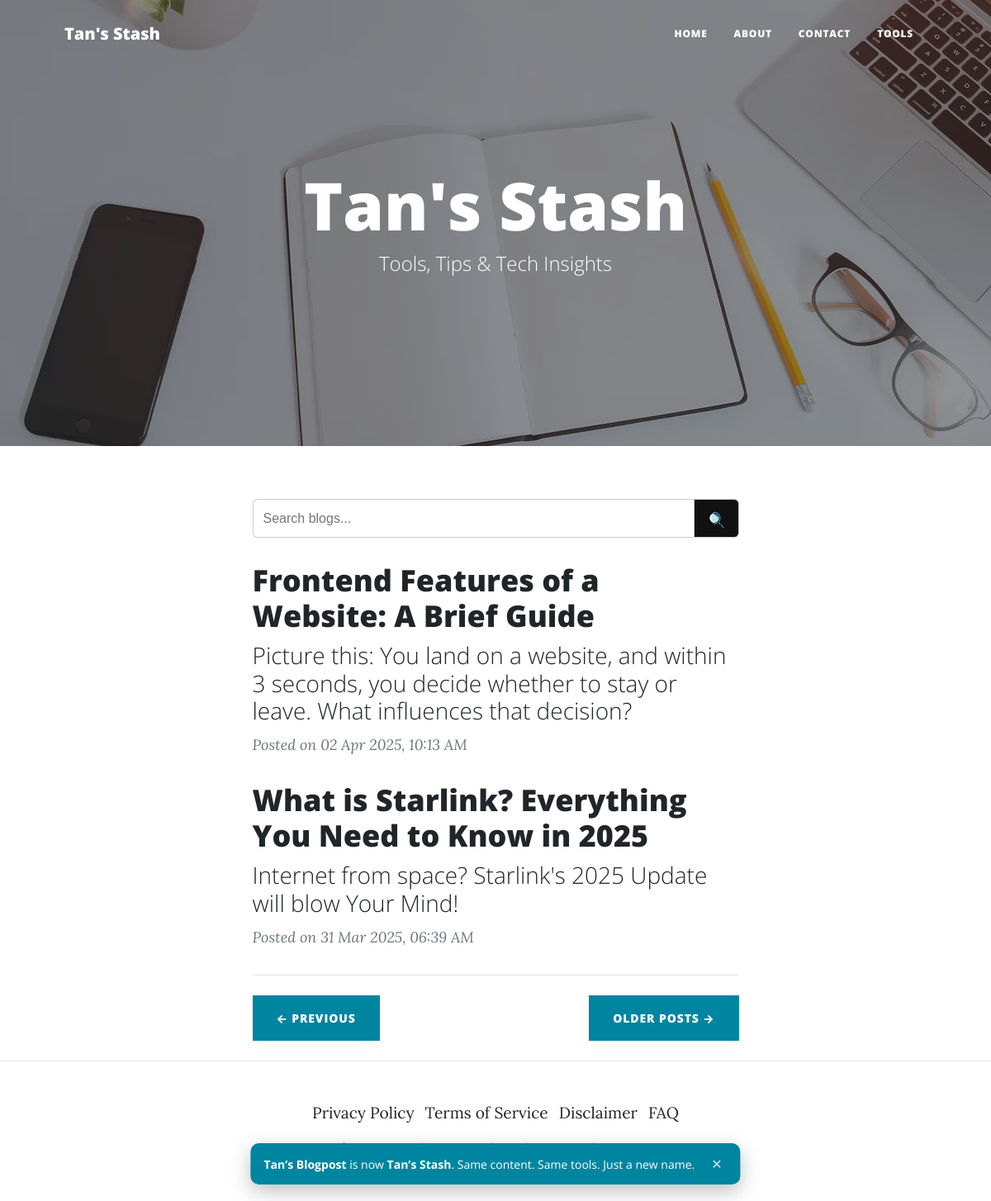
/?page=3, run on the app's committed database.
### src/models/post_model.py (models this page shows, shortened)
class Post(Base):
    __tablename__ = "posts"
    sno = Column(Integer, primary_key=True, index=True)
    title = Column(String(255), nullable=False)
    slug = Column(String(255), unique=True, nullable=False)
    content = Column(Text, nullable=False)
    tag_line = Column(String(255), nullable=False)
    description = Column(String(500), nullable=False, default="Tan's Stash")
    date = Column(DateTime(timezone=True), default=lambda: datetime.now(timezone.utc))
    last_modified = Column(DateTime(timezone=True), nullable=True)
    img_file = Column(String(120), nullable=True)

### src/routers/pages/home.py (the view)
@router.get("/", response_class=HTMLResponse, name="home")
async def home(
    request: Request,
    db: db_dependency,
    page: int = Query(1, ge=1),
):
    if db is None:
        flash(request, "Database is currently unavailable.", "danger")
        context = get_global_context(request)
        context.update({
            "request": request,
            "params": params,
            "posts": [],
            "prev": "#",
            "next": "#",
        })
        return templates.TemplateResponse(
            "index.html",
            context,
            status_code=status.HTTP_500_INTERNAL_SERVER_ERROR,
        )
    try:
        per_page = POSTS_PER_PAGE
        skip = (page - 1) * per_page
        total = db.query(Post).count()
        posts = (
            db.query(Post)
            .order_by(Post.date.desc())
            .offset(skip)
            .limit(per_page)
            .all()
        )
        total_pages = ceil(total / per_page)
        prev_page = (
            str(request.url_for("home")) + f"?page={page - 1}"
            if page > 1
            else "#"
        )
        next_page = (
            str(request.url_for("home")) + f"?page={page + 1}"
            if page < total_pages
            else "#"
        )
        return templates.TemplateResponse(
            "index.html",
            {
                "params": params,
                "request": request,
                "posts": posts,
                "prev": prev_page,
                "next": next_page,
            },
        )
    except Exception:
        flash(request, "Something went wrong. Please visit again later.", "danger")
        context = get_global_context(request)
        context.update({
            "request": request,
            "params": params,
            "posts": [],
            "prev": "#",
            "next": "#",
        })
        return templates.TemplateResponse(
            "index.html",
            context,
            status_code=status.HTTP_500_INTERNAL_SERVER_ERROR,
        )

### src/templates/index.html (shortened to what this page needs)
{% extends "layout.html" %}
{% set fname = 'assets/img/home-bg' %}
{% block page_style %}
    {{ request.url_for('static', path='css/index.css') }}
{% endblock %}
{% block body %}
<header class="masthead">
    <picture>
        <source
            srcset="
                {{ request.url_for('static', path=fname + '-400.webp') }} 400w,
                {{ request.url_for('static', path=fname + '-800.webp') }} 800w,
                {{ request.url_for('static', path=fname + '-1200.webp') }} 1200w"
            sizes="100vw"
            type="image/webp">
        <source
            srcset="
                {{ request.url_for('static', path=fname + '-400.jpg') }} 400w,
                {{ request.url_for('static', path=fname + '-800.jpg') }} 800w,
                {{ request.url_for('static', path=fname + '-1200.jpg') }} 1200w"
            sizes="100vw"
            type="image/jpeg">
        <img
            src="{{ request.url_for('static', path=fname + '-800.jpg') }}"
            sizes="100vw"
            alt="home-page-banner"
            class="header-img"
            fetchpriority="high"
            decoding="async"
            loading="eager">
    </picture>
    <div class="container position-relative px-4 px-lg-5">
        <div class="row gx-4 gx-lg-5 justify-content-center">
            <div class="col-md-10 col-lg-8 col-xl-7">
                <div class="site-heading">
                    <h1>{{ params['website_name'] }}</h1>
                    <h2 class="subheading">Tools, Tips & Tech Insights</h2>
                </div>
            </div>
        </div>
    </div>
</header>
<div class="container px-4 px-lg-5">
    <div class="row gx-4 gx-lg-5 justify-content-center">
        <div class="col-md-10 col-lg-8 col-xl-7">
            {% include "components/SearchBar.html" %}
            {% for post in posts %}
            <div class="post-preview">
                <a href="/blog/{{post.slug}}">
                    <h2 class="post-title">{{ post.title }}</h2>
                    <h3 class="post-subtitle">{{ post.tag_line }}</h3>
                </a>
                <p class="post-meta">
                    Posted on {{ post.date | human_date }}
                </p>
            </div>
            {% endfor %}
            <hr class="my-4" />
            <div class="d-flex justify-content-between mb-4">
                {% if prev %}
                <a class="btn btn-primary text-uppercase" href="{{ prev }}">← Previous</a>
                {% endif %}
                {% if next %}
                <a class="btn btn-primary text-uppercase" href="{{ next }}">Older Posts →</a>
                {% endif %}
            </div>
        </div>
    </div>
</div>
{% endblock %}

### data on the page
Post: title "Frontend Features of a Website: A Brief Guide", tag_line "Picture this: You land on a website, and within 3 seconds, you decide whether to stay or leave. What influences that decision?", date|human_date "02 Apr 2025, 10:13 AM"
Post: title "What is Starlink? Everything You Need to Know in 2025", tag_line "Internet from space? Starlink's 2025 Update will blow Your Mind!", date|human_date "31 Mar 2025, 06:39 AM"

### other printed values
{{ params["website_name"] }} "Tan's Stash"
{{ params['website_name'] }} "Tan's Stash"
